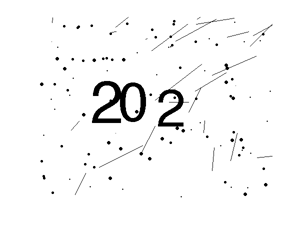
%> input picture computer-assisted-image-analysis/lab5/lab5/train_0001.png, 301 x 225 px
$ octave --eval "result = myclassifier(imread('train_0001.png'));"   (GNU Octave 9; MATLAB toolbox functions it lacks are replaced by stand-ins)
%> lines starting %> are read from the running program, lines starting %| are printed output that depends on the picture; in (x1, y1, x2, y2) boxes, pixels count from 0 and x2, y2 are one past the last pixel; in counts of white or black regions, pixels touching at a corner belong together; the program's own positions count from 1
function S = myclassifier(im)

%This classifier is not state of the art... but should give you an idea of
%the format we expect to make it easy to keep track of your scores. Input
%is the image, output is a 1 x 3 vector of the three numbers in the image
%
%This baseline classifier tries to guess... so should score about (3^3)^-1
%on average, approx. a 4% chance of guessing the correct answer.
%

% Removing noise
filim = medfilt2(im, [7,7]);
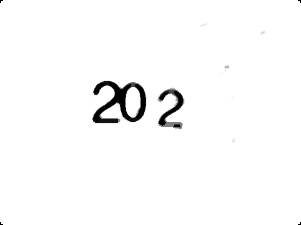
%> filim: size 225x301 uint8; min 0, max 255, mean 249.9
thrs = graythresh(filim);
%> thrs = 0.567
im = ~im2bw(filim,thrs);
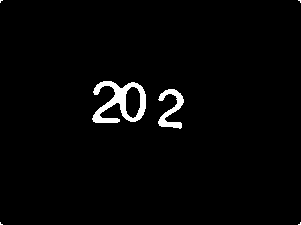
%> im: size 225x301 logical; 2.2% white; 6 white regions (4 under 20 px), largest, box (x1, y1, x2, y2) and area: (92, 81, 146, 123) 1027, (158, 89, 184, 129) 442
im = bwareaopen(im,30);

% Segmenting and labeling
[L Ne] = bwlabel(im);
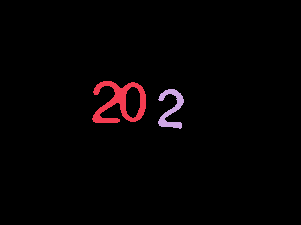
%> L: size 225x301 double; 3 distinct labels, from 0 to 2; one colour per label, 0 black
%> Ne = 2

result = [NaN,NaN,NaN];
indx = 1;
workwithlabel = 0;

% Check if objects are joined.
if Ne == 2

    [r,c] = find(L==1);
%> r = 1027 values from 82 to 123; c = 1027 values from 93 to 146
    im1=im(min(r):max(r),min(c):max(c));
%> im1: size 42x54 logical; 45.3% white; 1 white region, box (x1, y1, x2, y2) and area: (0, 0, 54, 42) 1027
    img1=imresize(im1,[28 28]);
%> img1: size 28x28 logical; 43.8% white; 1 white region, box (x1, y1, x2, y2) and area: (0, 0, 28, 28) 343
%     figure;
%     imshow(img1);

    Idist = bwdist(~img1);
    Idist = -Idist;
    L1= watershed(Idist);
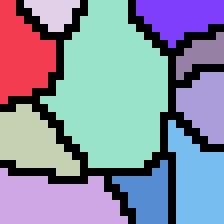
%> L1: size 28x28 uint8 (shown 8 times larger); 11 distinct labels, from 0 to 10; one colour per label, 0 black
    L1(~img1) = 0;
    rgb = label2rgb(L1, 'jet', [.5 .5 .5]);

    CC = bwconncomp(L1);
%> CC = 10 connected components
    ctr1 = CC.NumObjects;
%> ctr1 = 10


    [r,c] = find(L==2);
%> r = 442 values from 90 to 129; c = 442 values from 159 to 184
    im2=im(min(r):max(r),min(c):max(c));
%> im2: size 40x26 logical; 42.5% white; 1 white region, box (x1, y1, x2, y2) and area: (0, 0, 26, 40) 442
    img2=imresize(im2,[28 28]);
%> img2: size 28x28 logical; 43.6% white; 1 white region, box (x1, y1, x2, y2) and area: (0, 0, 28, 28) 342
%     figure;
%     imshow(img2);

    Idist = bwdist(~img2);
    Idist = -Idist;
    L2= watershed(Idist);
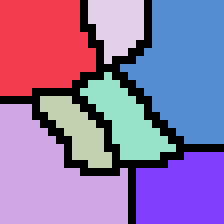
%> L2: size 28x28 uint8 (shown 8 times larger); 8 distinct labels, from 0 to 7; one colour per label, 0 black
    L2(~img2) = 0;
    rgb = label2rgb(L2, 'jet', [.5 .5 .5]);

    CC = bwconncomp(L2);
%> CC = 7 connected components
    ctr2 = CC.NumObjects;
%> ctr2 = 7

    if ctr1 > ctr2
        I1 = img1(:, 1 : end/2);
        I2 = img1(:, end/2+1 : end );
        indx = 1;
        workwithlabel = 2;

    else
        I1 = img2(:, 1 : end/2);
        I2 = img2(:, end/2+1 : end );
        indx = 2;
        workwithlabel = 1;
    end

    img3=imresize(I1,[28 28]);
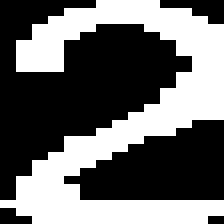
%> img3: size 28x28 logical (shown 8 times larger); 41.8% white; 1 white region, box (x1, y1, x2, y2) and area: (0, 0, 28, 28) 328
%     figure;
%     imshow(img3);
    foundwhite = 0;
    ctr3= 0;
    for i = 1 : 28
        for j = 20
            if img3(i,j) == 1 && foundwhite == 0
                ctr3 = ctr3 + 1;
                foundwhite = 1;
            elseif img3(i,j) == 0
                foundwhite = 0;
            end
        end
    end
%> after the loop, ctr3 = 3; foundwhite = 1
    if ctr3 == 3
        result(indx) = 2;
    elseif ctr3 == 2
        result(indx) = 0;
    else
        result(indx) = 1;
    end

    indx = indx + 1;
    img4=imresize(I2,[28 28]);
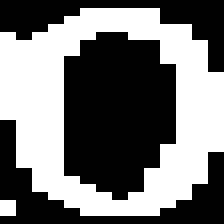
%> img4: size 28x28 logical (shown 8 times larger); 45.7% white; 2 white regions (1 under 20 px), largest, box (x1, y1, x2, y2) and area: (0, 1, 28, 27) 354
%     figure;
%     imshow(img4);
    foundwhite = 0;
    ctr4= 0;
    for i = 1 : 28
        for j = 20
            if img4(i,j) == 1 && foundwhite == 0
                ctr4 = ctr4 + 1;
                foundwhite = 1;
            elseif img4(i,j) == 0
                foundwhite = 0;
            end
        end
    end
%> after the loop, ctr4 = 2; foundwhite = 0
    if ctr4 == 3
        result(indx) = 2;
    elseif ctr4 == 2
        result(indx) = 0;
    else
        result(indx) = 1;
    end
end

indx = 1;

startwith = 1;

if Ne == 2
    startwith = 2;
    if workwithlabel == 1
        indx = 1;
    else
        indx = 3;
    end
end

for n=startwith:Ne

        if Ne == 2
            [r,c] = find(L==workwithlabel);
        else
            [r,c] = find(L==n);
        end
        n1=im(min(r):max(r),min(c):max(c));
        img=imresize(n1,[28 28]);
%         figure;
%         imshow(img);
        foundwhite = 0;
        ctr= 0;
        for i = 1 : 28
            for j = 20
                if img(i,j) == 1 && foundwhite == 0
                    ctr = ctr + 1;
                    foundwhite = 1;
                elseif img(i,j) == 0
                    foundwhite = 0;
                end
            end
        end
        if ctr == 3
            result(indx) = 2;
        elseif ctr == 2
            result(indx) = 0;
        else
            result(indx) = 1;
        end
        indx = indx + 1;
end
%> this loop made 1 pass
%> indx on pass 1: 4
%> after the loop, r = 442 values, max 129 at index 391, min 90 at index 165, mean 109.7; result = [2 0 1]
S = result(:,1:3);
%> S = [2 0 1]
end
